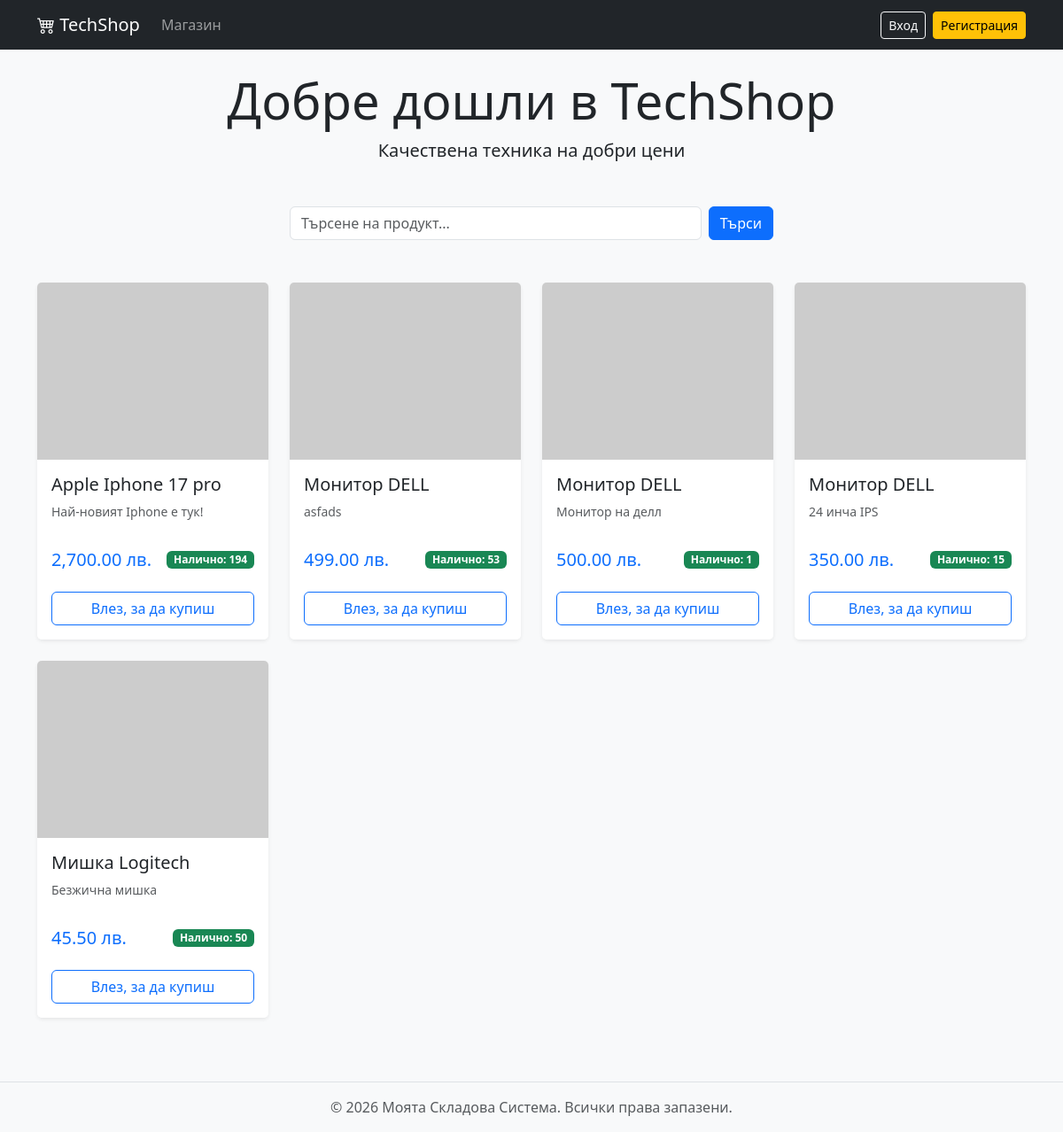
The page / on the database its author committed.
### tables this page shows
CREATE TABLE `products` (
  `id` int(11) NOT NULL,
  `name` varchar(100) NOT NULL,
  `description` text DEFAULT NULL,
  `quantity` int(11) NOT NULL DEFAULT 0,
  `price` decimal(10,2) NOT NULL,
  `created_at` timestamp NOT NULL DEFAULT current_timestamp(),
  `image_url` varchar(255) DEFAULT 'https://via.placeholder.com/300'
);

### index.php (the view, shortened to what this page needs)
<?php
require 'includes/config.php';
require 'includes/header.php';
$search = $_GET['search'] ?? '';
if ($search) {
    $stmt = $pdo->prepare("SELECT * FROM products WHERE quantity > 0 AND name LIKE ? ORDER BY id DESC");
    $stmt->execute(["%$search%"]);
} else {
    $stmt = $pdo->query("SELECT * FROM products WHERE quantity > 0 ORDER BY id DESC");
}
$products = $stmt->fetchAll();
?>
<div class="text-center mb-5">
    <h1 class="display-4">Добре дошли в TechShop</h1>
    <p class="lead">Качествена техника на добри цени</p>
</div>
<div class="row justify-content-center mb-5">
    <div class="col-md-6">
        <form method="GET" class="d-flex">
            <input type="text" name="search" class="form-control me-2" placeholder="Търсене на продукт..." value="<?= htmlspecialchars($search) ?>">
            <button class="btn btn-primary">Търси</button>
        </form>
    </div>
</div>
<div class="row">
    <?php foreach ($products as $product): ?>
        <div class="col-md-3 mb-4">
            <div class="card h-100 shadow-sm border-0">
                <?php
                    $imgUrl = !empty($product['image_url']) ? $product['image_url'] : 'https://via.placeholder.com/300x200?text=Product';
                ?>
                <img src="<?= htmlspecialchars($imgUrl) ?>" class="card-img-top" alt="Product Image" style="height: 200px; object-fit: cover;">
                <div class="card-body d-flex flex-column">
                    <h5 class="card-title"><?= htmlspecialchars($product['name']) ?></h5>
                    <p class="card-text text-muted small flex-grow-1"><?= htmlspecialchars($product['description']) ?></p>
                    <div class="d-flex justify-content-between align-items-center mt-3">
                        <span class="h5 mb-0 text-primary"><?= number_format($product['price'], 2) ?> лв.</span>
                        <span class="badge bg-success">Налично: <?= $product['quantity'] ?></span>
                    </div>
                </div>
                <div class="card-footer bg-white border-0 pb-3">
                    <?php if(isset($_SESSION['user_id'])): ?>
                        <?php if($_SESSION['role'] !== 'admin'): ?>
                            <form method="POST">
                                <input type="hidden" name="product_id" value="<?= $product['id'] ?>">
                                <button type="submit" name="add_to_cart" class="btn btn-primary w-100">
                                    <i class="bi bi-cart-plus"></i> Добави в количка
                                </button>
                            </form>
                        <?php else: ?>
                            <button class="btn btn-secondary w-100" disabled>Админ режим</button>
                        <?php endif; ?>
                    <?php else: ?>
                        <a href="<?= BASE_URL ?>auth/login.php" class="btn btn-outline-primary w-100">Влез, за да купиш</a>
                    <?php endif; ?>
                </div>
            </div>
        </div>
    <?php endforeach; ?>
</div>
<?php require 'includes/footer.php'; ?>

### includes/header.php (shortened to what this page needs)
<?php
$current_balance = 0;
?>
<!DOCTYPE html>
<html lang="bg">
<head>
    <link href="https://cdn.jsdelivr.net/npm/bootstrap@5.3.0/dist/css/bootstrap.min.css" rel="stylesheet">
    <link rel="stylesheet" href="https://cdn.jsdelivr.net/npm/bootstrap-icons@1.11.0/font/bootstrap-icons.css">
</head>
<body class="bg-light d-flex flex-column min-vh-100">
<nav class="navbar navbar-expand-lg navbar-dark bg-dark mb-4">
    <div class="container">
        <a class="navbar-brand" href="<?= BASE_URL ?>index.php"><i class="bi bi-cart4"></i> TechShop</a>
        <div class="collapse navbar-collapse" id="navbarContent">
            <ul class="navbar-nav me-auto mb-2 mb-lg-0">
                <li class="nav-item"><a class="nav-link" href="<?= BASE_URL ?>index.php">Магазин</a></li>
            </ul>
            <div class="d-flex align-items-center text-white">
                <?php if (isset($_SESSION['user_id'])): ?>
                    <?php if ($_SESSION['role'] !== 'admin'): ?>
                        <a href="<?= BASE_URL ?>client/profile.php" class="text-decoration-none me-3">
                            <span class="badge bg-success p-2">
                                <i class="bi bi-wallet2"></i> <?= number_format((float)$current_balance, 2) ?> лв.
                                <i class="bi bi-plus-circle-fill ms-1"></i>
                            </span>
                        </a>
                    <?php endif; ?>
                    <a href="<?= BASE_URL ?>client/profile.php" class="text-white text-decoration-none me-3">
                        <i class="bi bi-person-circle"></i> <?= htmlspecialchars($_SESSION['username']) ?>
                    </a>
                    <a href="<?= BASE_URL ?>auth/logout.php" class="btn btn-outline-danger btn-sm">Изход</a>
                <?php else: ?>
                    <a href="<?= BASE_URL ?>auth/login.php" class="btn btn-outline-light btn-sm me-2">Вход</a>
                    <a href="<?= BASE_URL ?>auth/register.php" class="btn btn-warning btn-sm">Регистрация</a>
                <?php endif; ?>
            </div>
        </div>
    </div>
</nav>
<div class="container flex-grow-1">

### includes/footer.php (shortened to what this page needs)
</div> <footer class="text-center mt-5 py-3 text-muted border-top">
    &copy; <?= date('Y') ?> Моята Складова Система. Всички права запазени.
</footer>
</body>
</html>

### rows shown on the page
products: name "Apple Iphone 17 pro", description "Най-новият Iphone е тук!", price "2,700.00", quantity "194"
products: name "Монитор DELL", description "asfads", price "499.00", quantity "53"
products: name "Монитор DELL", description "Монитор на делл", price "500.00", quantity "1"
products: name "Монитор DELL", description "24 инча IPS", price "350.00", quantity "15"
products: name "Мишка Logitech", description "Безжична мишка", price "45.50", quantity "50"
